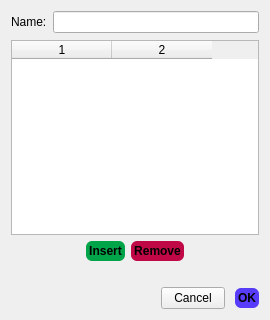
<?xml version="1.0" encoding="UTF-8"?>
<ui version="4.0">
 <class>PolygonDialog</class>
 <widget class="QDialog" name="PolygonDialog">
  <property name="geometry">
   <rect>
    <x>0</x>
    <y>0</y>
    <width>270</width>
    <height>320</height>
   </rect>
  </property>
  <property name="maximumSize">
   <size>
    <width>400</width>
    <height>500</height>
   </size>
  </property>
  <property name="windowTitle">
   <string>Create polygon</string>
  </property>
  <layout class="QVBoxLayout" name="verticalLayout">
   <item>
    <layout class="QFormLayout" name="formLayout">
     <property name="fieldGrowthPolicy">
      <enum>QFormLayout::AllNonFixedFieldsGrow</enum>
     </property>
     <property name="rowWrapPolicy">
      <enum>QFormLayout::DontWrapRows</enum>
     </property>
     <item row="2" column="0">
      <widget class="QLabel" name="label">
       <property name="text">
        <string>Name:</string>
       </property>
      </widget>
     </item>
     <item row="2" column="1">
      <widget class="QLineEdit" name="lineEdit"/>
     </item>
    </layout>
   </item>
   <item>
    <spacer name="verticalSpacer">
     <property name="orientation">
      <enum>Qt::Vertical</enum>
     </property>
     <property name="sizeType">
      <enum>QSizePolicy::Fixed</enum>
     </property>
     <property name="sizeHint" stdset="0">
      <size>
       <width>20</width>
       <height>1</height>
      </size>
     </property>
    </spacer>
   </item>
   <item>
    <widget class="QTableWidget" name="tableWidget">
     <property name="sizePolicy">
      <sizepolicy hsizetype="Expanding" vsizetype="Expanding">
       <horstretch>0</horstretch>
       <verstretch>0</verstretch>
      </sizepolicy>
     </property>
     <property name="maximumSize">
      <size>
       <width>400</width>
       <height>500</height>
      </size>
     </property>
     <property name="columnCount">
      <number>2</number>
     </property>
     <attribute name="horizontalHeaderDefaultSectionSize">
      <number>100</number>
     </attribute>
     <column/>
     <column/>
    </widget>
   </item>
   <item>
    <layout class="QHBoxLayout" name="horizontalLayout">
     <item>
      <spacer name="horizontalSpacer_3">
       <property name="orientation">
        <enum>Qt::Horizontal</enum>
       </property>
       <property name="sizeHint" stdset="0">
        <size>
         <width>40</width>
         <height>20</height>
        </size>
       </property>
      </spacer>
     </item>
     <item>
      <widget class="QPushButton" name="insertButton">
       <property name="styleSheet">
        <string notr="true">QPushButton#insertButton {
    background-color: rgb(2, 164, 74);
    border-radius: 6px;
    font: bold 12px;
    min-width: 4em;
    padding: 3px;
}
QPushButton#insertButton:pressed {
    background-color: rgb(1, 199, 91);
    border-style: inset;
}</string>
       </property>
       <property name="text">
        <string>Insert</string>
       </property>
      </widget>
     </item>
     <item>
      <widget class="QPushButton" name="removeButton">
       <property name="styleSheet">
        <string notr="true">QPushButton#removeButton {
    background-color: rgb(192, 8, 70);
    border-radius: 6px;
    font: bold 12px;
    min-width: 4em;
    padding: 3px;
}
QPushButton#removeButton:pressed {
    background-color: rgb(218, 10, 81);
    border-style: inset;
}</string>
       </property>
       <property name="text">
        <string>Remove</string>
       </property>
      </widget>
     </item>
     <item>
      <spacer name="horizontalSpacer_4">
       <property name="orientation">
        <enum>Qt::Horizontal</enum>
       </property>
       <property name="sizeHint" stdset="0">
        <size>
         <width>40</width>
         <height>20</height>
        </size>
       </property>
      </spacer>
     </item>
    </layout>
   </item>
   <item>
    <spacer name="verticalSpacer_2">
     <property name="orientation">
      <enum>Qt::Vertical</enum>
     </property>
     <property name="sizeType">
      <enum>QSizePolicy::Fixed</enum>
     </property>
     <property name="sizeHint" stdset="0">
      <size>
       <width>20</width>
       <height>20</height>
      </size>
     </property>
    </spacer>
   </item>
   <item>
    <layout class="QHBoxLayout" name="horizontalLayout_2">
     <property name="spacing">
      <number>0</number>
     </property>
     <property name="sizeConstraint">
      <enum>QLayout::SetDefaultConstraint</enum>
     </property>
     <property name="leftMargin">
      <number>86</number>
     </property>
     <item>
      <spacer name="horizontalSpacer_2">
       <property name="orientation">
        <enum>Qt::Horizontal</enum>
       </property>
       <property name="sizeHint" stdset="0">
        <size>
         <width>40</width>
         <height>20</height>
        </size>
       </property>
      </spacer>
     </item>
     <item>
      <widget class="QPushButton" name="cancelButton">
       <property name="maximumSize">
        <size>
         <width>64</width>
         <height>16777215</height>
        </size>
       </property>
       <property name="autoFillBackground">
        <bool>false</bool>
       </property>
       <property name="text">
        <string>Cancel</string>
       </property>
      </widget>
     </item>
     <item>
      <spacer name="horizontalSpacer">
       <property name="orientation">
        <enum>Qt::Horizontal</enum>
       </property>
       <property name="sizeType">
        <enum>QSizePolicy::Fixed</enum>
       </property>
       <property name="sizeHint" stdset="0">
        <size>
         <width>10</width>
         <height>20</height>
        </size>
       </property>
      </spacer>
     </item>
     <item>
      <widget class="QPushButton" name="pushButton">
       <property name="maximumSize">
        <size>
         <width>64</width>
         <height>16777215</height>
        </size>
       </property>
       <property name="autoFillBackground">
        <bool>false</bool>
       </property>
       <property name="styleSheet">
        <string notr="true">QPushButton#pushButton {
    background-color: rgb(87, 60, 250);
    border-radius: 6px;
    font: bold 12px;
    min-width: 4em;
    padding: 3px;
}
QPushButton#pushButton:pressed {
    background-color: rgb(100, 89, 250);
    border-style: inset;
}</string>
       </property>
       <property name="text">
        <string>OK</string>
       </property>
       <property name="checkable">
        <bool>false</bool>
       </property>
      </widget>
     </item>
    </layout>
   </item>
  </layout>
 </widget>
 <resources/>
 <connections/>
</ui>
